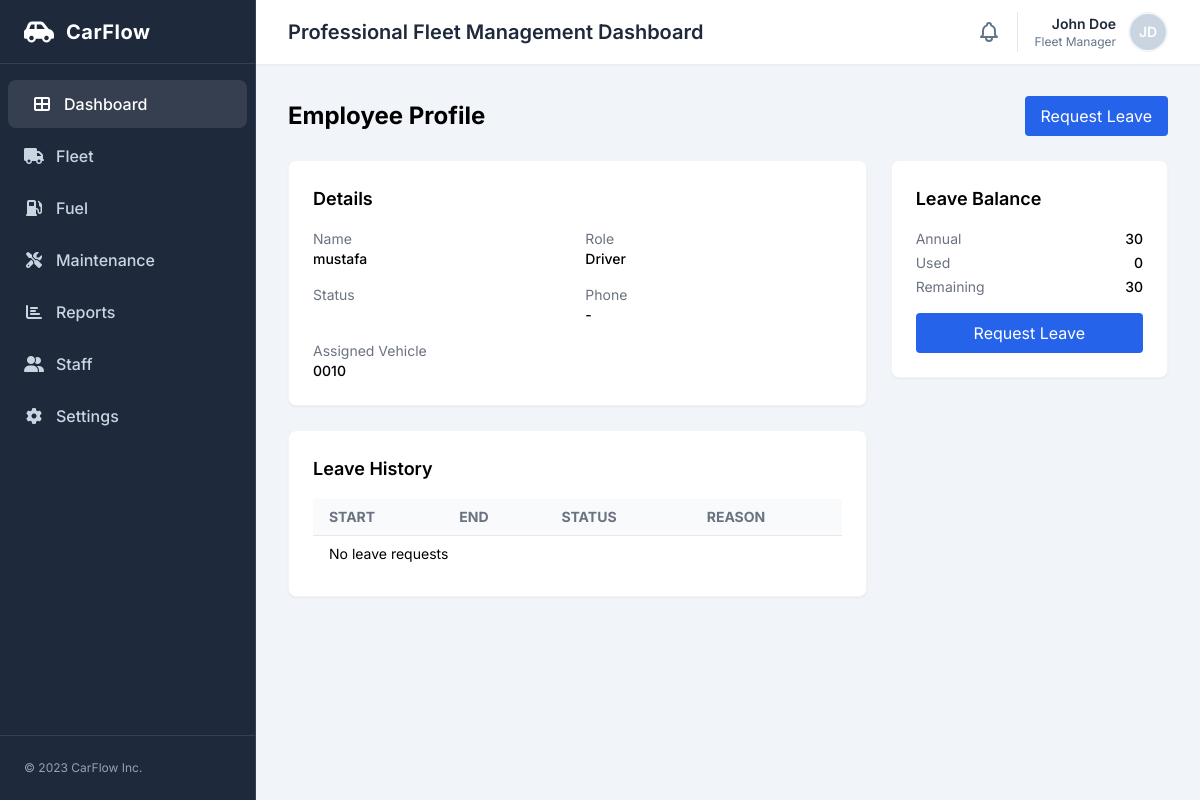
Page /staff/1/profile/ (signed in) on the committed database.
### staff/models.py (models this page shows, shortened)
class Employee(models.Model):
    ROLE_CHOICES = [
        ("driver", "Driver"),
        ("staff", "Staff"),
        ("manager", "Manager"),
    ]
    user = models.OneToOneField(
        settings.AUTH_USER_MODEL,
        on_delete=models.CASCADE
    )
    role = models.CharField(
        max_length=20,
        choices=ROLE_CHOICES,
        default="staff"
    )
    phone = models.CharField(max_length=20, blank=True)
    photo = models.ImageField(
        upload_to="employee_photos/",
        null=True,
        blank=True
    )
    created_at = models.DateTimeField(auto_now_add=True)

class LeaveBalance(models.Model):
    employee = models.OneToOneField(
        Employee,
        on_delete=models.CASCADE,
        related_name="leave_balance"
    )
    annual_leave_days = models.PositiveIntegerField(default=30)
    used_leave_days = models.PositiveIntegerField(default=0)
    class Meta:
        verbose_name = "Leave Balance"
        verbose_name_plural = "Leave Balances"

### accounts/models.py (models this page shows, shortened)
class DriverAssignment(models.Model):
    driver = models.ForeignKey(settings.AUTH_USER_MODEL, on_delete=models.CASCADE, related_name="driver_assignments")
    car = models.ForeignKey(Car, on_delete=models.CASCADE, related_name="driver_assignments")
    region = models.ForeignKey("accounts.Region", on_delete=models.SET_NULL, null=True, blank=True, related_name="driver_assignments")
    start_date = models.DateField()
    end_date = models.DateField(null=True, blank=True)
    active = models.BooleanField(default=True)
    notes = models.CharField(max_length=255, blank=True)
    class Meta:
        ordering = ["-start_date"]
        indexes = [models.Index(fields=["driver", "car", "active"])]
        constraints = [
            models.UniqueConstraint(fields=["driver", "car", "active"], name="unique_active_assignment")
        ]

### fleet/models.py (models this page shows, shortened)
class Car(models.Model):
    STATUS_CHOICES = [
        ("available", "Available"),
        ("assigned", "Assigned"),
        ("maintenance", "Maintenance"),
        ("inactive", "Inactive"),
    ]
    VEHICLE_TYPE_CHOICES = [
        ("Sedan", "Sedan"),
        ("Reefer Van", "Chiller Van"),
        ("Reefer Truck", "Reefer Truck"),
        ("Reefer Pickup", "Reefer Pickup"),
    ]
    plate_number = models.CharField(max_length=20, unique=True, db_index=True)
    brand = models.CharField(max_length=100, default='Unknown')
    vehicle_type = models.CharField(max_length=100, choices=VEHICLE_TYPE_CHOICES, verbose_name="Vehicle Type", default="Sedan")
    year = models.PositiveIntegerField()
    vin = models.CharField(max_length=64, blank=True)
    status = models.CharField(
        max_length=20,
        choices=STATUS_CHOICES,
        default="available",
        db_index=True,
    )
    region = models.ForeignKey(
        "accounts.Region",
        on_delete=models.SET_NULL,
        null=True,
        blank=True,
        related_name="cars",
    )
    notes = models.TextField(blank=True)
    created_at = models.DateTimeField(auto_now_add=True)
    class Meta:
        ordering = ["plate_number"]

### staff/views.py (the view)
# urls.py: path("<int:id>/profile/", views.employee_profile, name="profile"),
@login_required
def employee_profile(request, id):
    employee = get_object_or_404(Employee.objects.select_related("user"), pk=id)
    assignment = (
        DriverAssignment.objects.filter(active=True, driver=employee.user)
        .select_related("car")
        .first()
    )
    balance, _ = LeaveBalance.objects.get_or_create(employee=employee)
    remaining = (balance.annual_leave_days or 0) - (balance.used_leave_days or 0)
    leaves = LeaveRequest.objects.filter(employee=employee).order_by("-created_at")
    context = {
        "employee": employee,
        "assignment": assignment,
        "balance": balance,
        "remaining_leave_days": remaining,
        "leaves": leaves,
    }
    return render(request, "staff/employee_profile.html", context)

### staff/templates/staff/employee_profile.html (shortened to what this page needs)
{% extends "base.html" %}
{% block content %}
<div class="flex items-center justify-between">
  <h1 class="text-2xl font-bold">Employee Profile</h1>
  <a href="{% url 'staff:leave_request' %}" class="px-4 py-2 bg-blue-600 text-white rounded">Request Leave</a>
  </div>
<div class="mt-6 grid grid-cols-1 lg:grid-cols-3 gap-6">
  <div class="lg:col-span-2 space-y-6">
    <div class="bg-white rounded-lg shadow-sm border border-gray-100 p-6">
      <h2 class="text-lg font-semibold mb-4">Details</h2>
      <div class="grid grid-cols-1 md:grid-cols-2 gap-4 text-sm">
        <div>
          <div class="text-gray-500">Name</div>
          <div class="font-medium">{{ employee.user.get_full_name|default:employee.user.username }}</div>
        </div>
        <div>
          <div class="text-gray-500">Role</div>
          <div class="font-medium capitalize">{{ employee.role }}</div>
        </div>
        <div>
          <div class="text-gray-500">Status</div>
        </div>
        <div>
          <div class="text-gray-500">Phone</div>
          <div class="font-medium">{{ employee.phone|default:"-" }}</div>
        </div>
        <div>
          <div class="text-gray-500">Assigned Vehicle</div>
          <div class="font-medium">{% if assignment and assignment.car %}{{ assignment.car.plate_number }}{% else %}-{% endif %}</div>
        </div>
      </div>
    </div>
    <div class="bg-white rounded-lg shadow-sm border border-gray-100 p-6">
      <h2 class="text-lg font-semibold mb-4">Leave History</h2>
      <div class="overflow-x-auto">
        <table class="min-w-full divide-y divide-gray-200 text-sm">
          <thead class="bg-gray-50">
            <tr>
              <th class="px-4 py-2 text-left text-gray-500 uppercase">Start</th>
              <th class="px-4 py-2 text-left text-gray-500 uppercase">End</th>
              <th class="px-4 py-2 text-left text-gray-500 uppercase">Status</th>
              <th class="px-4 py-2 text-left text-gray-500 uppercase">Reason</th>
            </tr>
          </thead>
          <tbody class="bg-white divide-y divide-gray-200">
            {% for lr in leaves %}
            <tr>
              <td class="px-4 py-2">{{ lr.start_date }}</td>
              <td class="px-4 py-2">{{ lr.end_date }}</td>
              <td class="px-4 py-2 capitalize">{{ lr.status }}</td>
              <td class="px-4 py-2">{{ lr.reason|default:"-" }}</td>
            </tr>
            {% empty %}
            <tr><td class="px-4 py-2" colspan="4">No leave requests</td></tr>
            {% endfor %}
          </tbody>
        </table>
      </div>
    </div>
  </div>
  <div>
    <div class="bg-white rounded-lg shadow-sm border border-gray-100 p-6">
      <h2 class="text-lg font-semibold mb-4">Leave Balance</h2>
      <div class="text-sm">
        <div class="flex justify-between"><span class="text-gray-500">Annual</span><span class="font-medium">{{ balance.annual_leave_days }}</span></div>
        <div class="flex justify-between mt-1"><span class="text-gray-500">Used</span><span class="font-medium">{{ balance.used_leave_days }}</span></div>
        <div class="flex justify-between mt-1"><span class="text-gray-500">Remaining</span><span class="font-medium">{{ remaining_leave_days }}</span></div>
      </div>
      <a href="{% url 'staff:leave_request' %}" class="mt-4 inline-block w-full text-center px-4 py-2 bg-blue-600 text-white rounded">Request Leave</a>
    </div>
  </div>
</div>
{% endblock %}

### templates/base.html (style rules this page uses)
body { font-family:'Inter',sans-serif;background-color:#f3f4f6 }

### rows in the picture
Employee: user.get_full_name "mustafa", role "Driver", phone "-"
DriverAssignment: car.plate_number "0010"
LeaveBalance: annual_leave_days "30", used_leave_days "0"

### other values in the picture
{{ remaining_leave_days }} "30"
